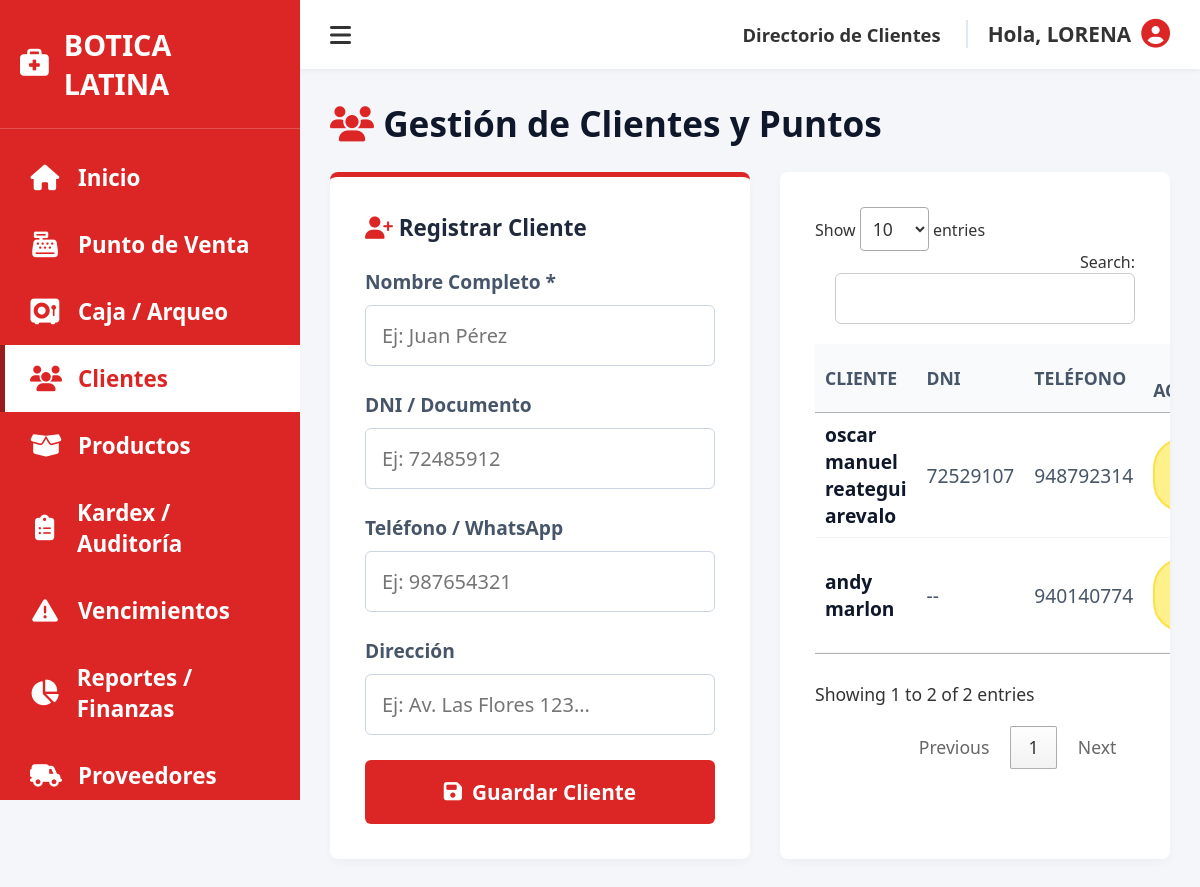
Page /index.php?view=clientes (signed in) on the committed database.
### tables this page shows
CREATE TABLE `clientes` (
  `id` int(11) NOT NULL,
  `nombre` varchar(100) NOT NULL,
  `dni` varchar(20) NOT NULL,
  `telefono` varchar(20) DEFAULT NULL,
  `direccion` varchar(255) DEFAULT NULL,
  `puntos` int(11) DEFAULT 0
);

### models/Cliente.php (called while the page is built, shortened)
<?php
class Cliente {
    private $db;
    public function __construct($conexion) {
        $this->db = $conexion;
        try {
            $this->db->exec("ALTER TABLE clientes ADD COLUMN puntos INT DEFAULT 0");
        } catch(PDOException $e) {}
    }
    public function getClientes() {
        $stmt = $this->db->query("SELECT * FROM clientes ORDER BY puntos DESC, nombre ASC");
        return $stmt->fetchAll(PDO::FETCH_ASSOC);
    }
}
?>

### views/clientes.php (the view, shortened to what this page needs)
<!DOCTYPE html>
<html lang="es">
<head>
    <link rel="stylesheet" href="assets/css/dashboard.css?v=<?php echo time(); ?>">
    <link rel="stylesheet" href="https://cdnjs.cloudflare.com/ajax/libs/font-awesome/6.4.0/css/all.min.css">
    <link rel="stylesheet" href="https://cdn.datatables.net/1.13.6/css/jquery.dataTables.min.css">
</head>
<body>
<div class="wrapper">
    <aside class="sidebar">
        <div class="sidebar-header"><i class="fa-solid fa-briefcase-medical"></i><span>BOTICA LATINA</span></div>
        <ul class="sidebar-menu">
            <?php if(isset($_SESSION['user_rol']) && $_SESSION['user_rol'] == 'Administrador'): ?>
                <li><a href="index.php"><i class="fa-solid fa-house"></i> Inicio</a></li>
            <?php endif; ?>
            <li><a href="index.php?view=caja"><i class="fa-solid fa-cash-register"></i> Punto de Venta</a></li>
            <li><a href="index.php?view=arqueo"><i class="fa-solid fa-vault"></i> Caja / Arqueo</a></li>
            <li class="active"><a href="index.php?view=clientes"><i class="fa-solid fa-users"></i> Clientes</a></li>
            <?php if(isset($_SESSION['user_rol']) && $_SESSION['user_rol'] == 'Administrador'): ?>
                <li><a href="index.php?view=productos"><i class="fa-solid fa-box-open"></i> Productos</a></li>
                <li><a href="index.php?view=kardex"><i class="fa-solid fa-clipboard-list"></i> Kardex / Auditoría</a></li>
                <li><a href="index.php?view=vencimientos"><i class="fa-solid fa-triangle-exclamation"></i> Vencimientos</a></li>
                <li><a href="index.php?view=reportes"><i class="fa-solid fa-chart-pie"></i> Reportes / Finanzas</a></li>
                <li><a href="index.php?view=proveedores"><i class="fa-solid fa-truck-field"></i> Proveedores</a></li>
            <?php endif; ?>
        </ul>
    </aside>
    <div class="main-content">
        <header class="topbar">
            <div class="menu-toggle"><i class="fa-solid fa-bars"></i></div>
            <div class="user-info">
                <span>Directorio de Clientes</span>
                <span style="font-size: 1.3rem; border-left: 2px solid #e2e8f0; padding-left: 20px; margin-left:15px;">Hola, <?php echo htmlspecialchars($_SESSION['user_nombre']); ?></span>
                <i class="fa-solid fa-circle-user" style="color:#dc2626; font-size: 1.8rem;"></i>
            </div>
        </header>
        <div class="dashboard-container">
            <h2 style="color: #0f172a; margin-top:0; font-size: 2.2rem; margin-bottom: 25px;"><i class="fa-solid fa-users" style="color:#dc2626;"></i> Gestión de Clientes y Puntos</h2>
            <div class="layout-clientes">
                <div class="panel-form">
                    <h3 style="margin-top:0; font-size: 1.4rem; margin-bottom: 25px; color:#1e293b;"><i class="fa-solid fa-user-plus" style="color:#dc2626;"></i> Registrar Cliente</h3>
                    <form method="POST" action="index.php?action=guardar_cliente">
                        <div class="form-group">
                            <label>Nombre Completo *</label>
                            <input type="text" name="nombre" class="form-control" placeholder="Ej: Juan Pérez" required>
                        </div>
                        <div class="form-group">
                            <label>DNI / Documento</label>
                            <input type="text" name="dni" class="form-control" placeholder="Ej: 72485912">
                        </div>
                        <div class="form-group">
                            <label>Teléfono / WhatsApp</label>
                            <input type="text" name="telefono" class="form-control" placeholder="Ej: 987654321">
                        </div>
                        <div class="form-group">
                            <label>Dirección</label>
                            <input type="text" name="direccion" class="form-control" placeholder="Ej: Av. Las Flores 123...">
                        </div>
                        <button type="submit" class="btn-rojo"><i class="fa-solid fa-floppy-disk"></i> Guardar Cliente</button>
                    </form>
                </div>
                <div class="panel-tabla">
                    <table class="tabla-moderna" id="tablaClientes">
                        <thead>
                            <tr>
                                <th>Cliente</th>
                                <th>DNI</th>
                                <th>Teléfono</th>
                                <th style="text-align:center;">Pts. Acumulados</th>
                            </tr>
                        </thead>
                        <tbody>
                            <?php if(!empty($listaClientes)): ?>
                                <?php foreach($listaClientes as $c):
                                    $puntos = isset($c['puntos']) ? $c['puntos'] : 0;
                                    $clase_pts = ($puntos > 0) ? 'badge-puntos' : 'badge-puntos puntos-cero';
                                ?>
                                <tr>
                                    <td style="font-weight:bold; color:#0f172a;"><?= htmlspecialchars($c['nombre']) ?></td>
                                    <td style="color:#475569;"><?= htmlspecialchars($c['dni']) ?: '--' ?></td>
                                    <td style="color:#475569;"><?= htmlspecialchars($c['telefono']) ?: '--' ?></td>
                                    <td style="text-align:center;">
                                        <span class="<?= $clase_pts ?>">
                                        </span>
                                    </td>
                                </tr>
                                <?php endforeach; ?>
                            <?php endif; ?>
                        </tbody>
                    </table>
                </div>
            </div>
        </div>
    </div>
</div>
</body>
</html>

### css/dashboard.css (style rules this page uses)
* { margin: 0; padding: 0; box-sizing: border-box; font-family: 'Segoe UI', Roboto, Helvetica, Arial, sans-serif; }
body { background-color: #f4f6f9; color: #333; }
.wrapper { display: flex; min-height: 100vh; }
.sidebar { width: 300px; background-color: #dc2626; color: white; display: flex; flex-direction: column; position: fixed; height: 100vh; overflow-y: auto; }
.sidebar-header { padding: 25px 20px; font-size: 1.8rem; font-weight: bold; display: flex; align-items: center; gap: 15px; border-bottom: 1px solid rgba(255,255,255,0.2); }
.sidebar-menu { list-style: none; padding: 15px 0; margin: 0; }
.sidebar-menu li a { display: flex; align-items: center; gap: 18px; color: white; text-decoration: none; padding: 18px 25px; font-size: 1.4rem; font-weight: 600; border-left: 5px solid transparent; transition: 0.2s; }
.sidebar-menu li a i { font-size: 1.6rem; width: 30px; text-align: center; }
.sidebar-menu li.active a { background-color: white; color: #dc2626; font-weight: bold; border-left: 5px solid #991b1b; }
.main-content { flex: 1; margin-left: 300px; padding: 0; display: flex; flex-direction: column; width: calc(100% - 300px); }
.topbar { background: white; padding: 18px 30px; display: flex; justify-content: space-between; align-items: center; box-shadow: 0 2px 5px rgba(0,0,0,0.05); }
.menu-toggle { font-size: 1.5rem; cursor: pointer; color: #333; }
.user-info { display: flex; align-items: center; gap: 10px; font-size: 1.15rem; font-weight: 600; color: #333; }
.dashboard-container { padding: 30px; }
.form-control { width: 100%; padding: 12px 15px; border: 1px solid #ccc; border-radius: 6px; font-size: 1.1rem; outline: none; color: #333; }
table { width: 100%; border-collapse: collapse; }
th { font-size: 1.1rem; font-weight: bold; color: #333; padding: 12px; }
td { font-size: 1.05rem; color: #444; padding: 12px; }

### views/clientes.php (style rules this page uses)
.layout-clientes { display: grid; grid-template-columns: 420px 1fr; gap: 30px; margin-top: 20px; }
.panel-form { background: white; padding: 35px; border-radius: 8px; border-top: 5px solid #dc2626; box-shadow: 0 4px 10px rgba(0,0,0,0.03); height: fit-content; }
.panel-tabla { background: white; padding: 35px; border-radius: 8px; box-shadow: 0 4px 10px rgba(0,0,0,0.03); overflow-x: auto; }
.form-group { margin-bottom: 25px; }
.form-group label { display: block; font-weight: bold; color: #475569; margin-bottom: 10px; font-size: 1.2rem; }
.form-control { width: 100%; padding: 16px; font-size: 1.25rem; border: 1px solid #cbd5e1; border-radius: 6px; outline: none; transition: 0.3s; }
.badge-puntos { background: #fef08a; color: #a16207; padding: 8px 18px; border-radius: 30px; font-weight: 900; font-size: 1.25rem; border: 2px solid #fde047; display: inline-flex; align-items: center; gap: 8px; }
.tabla-moderna { width: 100%; border-collapse: collapse; margin-top: 15px; }
.tabla-moderna th { background: #f8fafc; padding: 18px; text-align: left; font-size: 1.1rem; color: #475569; border-bottom: 2px solid #e2e8f0; text-transform: uppercase; }
.tabla-moderna td { padding: 18px; border-bottom: 1px solid #f1f5f9; font-size: 1.2rem; vertical-align: middle; }
.btn-rojo { background: #dc2626; color: white; border: none; padding: 18px; border-radius: 6px; font-size: 1.3rem; font-weight: bold; width: 100%; cursor: pointer; transition: 0.2s; display: flex; justify-content: center; align-items: center; gap: 10px; }

### rows in the picture
clientes: nombre "oscar manuel reategui arevalo", dni "72529107", telefono "948792314"
clientes: nombre "andy marlon", dni "--", telefono "940140774"

### other values in the picture
$_SESSION['user_nombre'] "LORENA"
